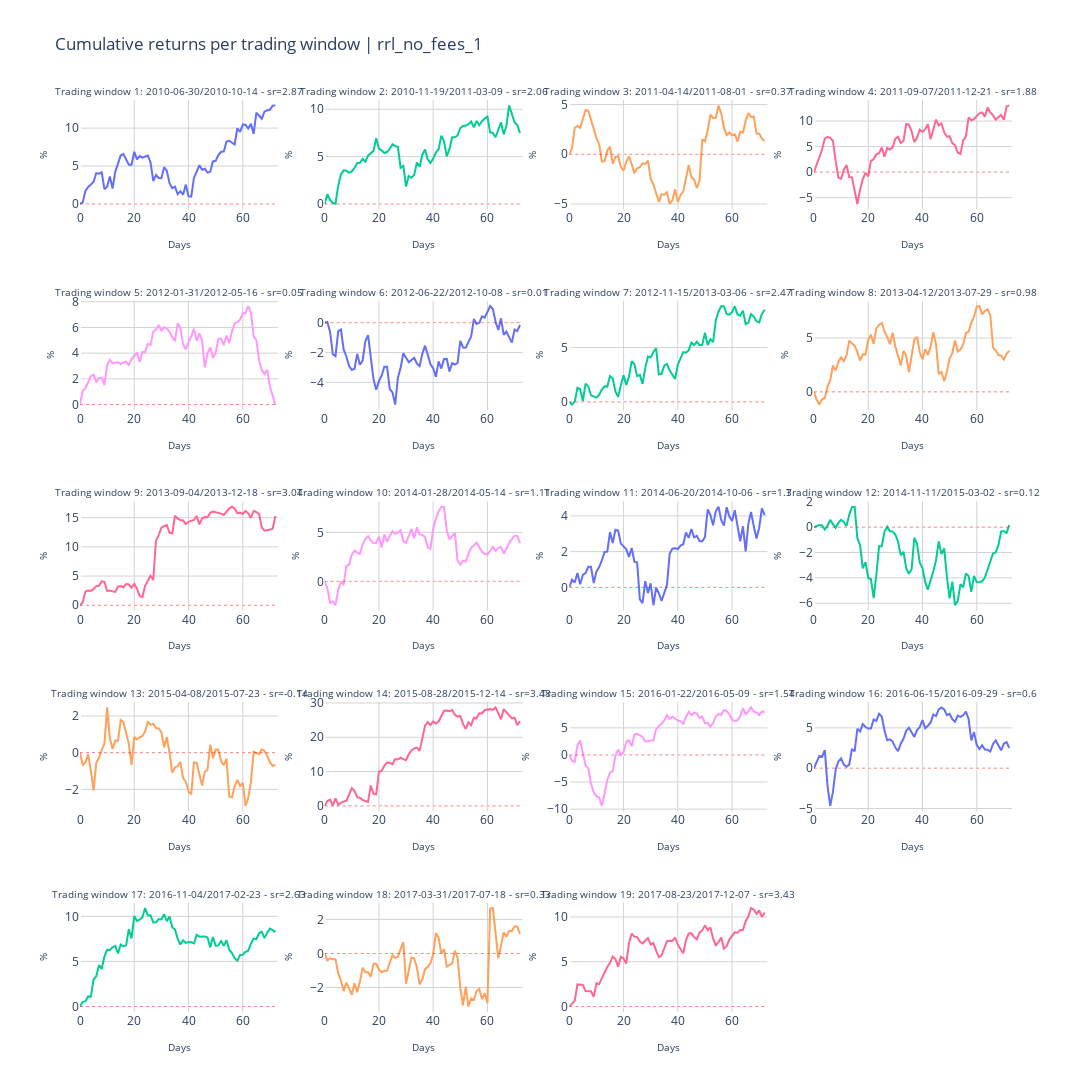

Write notebook code for a chart like this one.
### Code cell
metric ="Cumulative returns"
fig_title = f"{metric} per trading window | {setting}"

ncols = 4
nrows = generate_nrows(len(batch_names), ncols)

titles = generate_subplot_titles(batch_names)

fig = init_subplots(nrows, ncols, titles)
fig = populate_subplots(fig, df, batch_names, titles, ncols, y_varname=metric, initial_invest=initial_invest)

layout = generate_layout(
    fig_height=1200, 
    fig_width=1400, 
    fig_title=fig_title)
    
fig.update_layout(layout)

### Figure 1 — Plotly figure (JSON) as saved in the notebook; plotly's stock layout.template omitted (floating-point values rounded to 4 significant figures)
{"data": [{"name": " sr=2.87", "showlegend": false, "type": "scatter", "x": [0, 1, 2, 3, 4, 5, 6, 7, 8, 9, 10, 11, 12, 13, 14, 15, 16, 17, 18, 19, 20, 21, 22, 23, 24, 25, 26, 27, 28, 29, 30, 31, 32, 33, 34, 35, 36, 37, 38, 39, 40, 41, 42, 43, 44, 45, 46, 47, 48, 49, 50, 51, 52, 53, 54, 55, 56, 57, 58, 59, 60, 61, 62, 63, 64, 65, 66, 67, 68, 69, 70, 71, 72], "xaxis": "x", "y": [0, 0.203, 1.714, 2.25, 2.568, 2.926, 4.066, 3.993, 4.172, 1.953, 2.277, 3.634, 2.029, 4.248, 5.32, 6.407, 6.564, 5.875, 5.164, 5.171, 6.877, 5.878, 6.31, 6.098, 6.235, 6.373, 5.473, 3.032, 3.809, 3.43, 3.395, 4.845, 4.367, 2.738, 2.09, 2.275, 1.298, 1.679, 1.223, 2.551, 0.9985, 0.9747, 3.429, 4.193, 5.104, 4.511, 4.645, 4.125, 4.237, 5.61, 5.688, 6.436, 6.882, 6.914, 8.221, 8.333, 8.131, 7.833, 9.983, 9.489, 10.47, 10.43, 9.943, 10.58, 9.237, 12.02, 11.66, 11.24, 12.17, 12.35, 12.41, 12.96, 12.98], "yaxis": "y"}, {"line": {"color": "red", "dash": "dot", "width": 0.5}, "mode": "lines", "name": "No returns", "showlegend": false, "type": "scatter", "x": [0, 73], "xaxis": "x", "y": [0, 0], "yaxis": "y"}, {"name": " sr=2.06", "showlegend": false, "type": "scatter", "x": [0, 1, 2, 3, 4, 5, 6, 7, 8, 9, 10, 11, 12, 13, 14, 15, 16, 17, 18, 19, 20, 21, 22, 23, 24, 25, 26, 27, 28, 29, 30, 31, 32, 33, 34, 35, 36, 37, 38, 39, 40, 41, 42, 43, 44, 45, 46, 47, 48, 49, 50, 51, 52, 53, 54, 55, 56, 57, 58, 59, 60, 61, 62, 63, 64, 65, 66, 67, 68, 69, 70, 71, 72], "xaxis": "x2", "y": [0, 1.031, 0.4117, 0.1161, 0.02911, 1.932, 3.118, 3.547, 3.502, 3.284, 3.441, 3.803, 4.324, 4.351, 4.766, 4.457, 5.1, 5.389, 5.605, 6.934, 5.834, 5.669, 5.378, 5.482, 5.807, 6.313, 6.104, 6.036, 3.799, 4.017, 1.834, 2.949, 2.766, 3.071, 4.375, 3.933, 5.177, 5.747, 4.723, 4.321, 4.785, 5.424, 5.776, 7.218, 6.621, 5.031, 5.788, 7.041, 7.04, 7.232, 8.019, 8.232, 8.271, 8.42, 8.702, 8.095, 8.766, 8.316, 8.733, 9.008, 9.233, 7.547, 7.495, 7.043, 7.738, 8.629, 7.348, 8.237, 10.4, 9.522, 8.619, 8.324, 7.507], "yaxis": "y2"}, {"line": {"color": "red", "dash": "dot", "width": 0.5}, "mode": "lines", "name": "No returns", "showlegend": false, "type": "scatter", "x": [0, 73], "xaxis": "x2", "y": [0, 0], "yaxis": "y2"}, {"name": " sr=0.37", "showlegend": false, "type": "scatter", "x": [0, 1, 2, 3, 4, 5, 6, 7, 8, 9, 10, 11, 12, 13, 14, 15, 16, 17, 18, 19, 20, 21, 22, 23, 24, 25, 26, 27, 28, 29, 30, 31, 32, 33, 34, 35, 36, 37, 38, 39, 40, 41, 42, 43, 44, 45, 46, 47, 48, 49, 50, 51, 52, 53, 54, 55, 56, 57, 58, 59, 60, 61, 62, 63, 64, 65, 66, 67, 68, 69, 70, 71, 72], "xaxis": "x3", "y": [0, 0.6269, 2.647, 2.869, 2.654, 3.632, 4.462, 4.38, 3.428, 2.553, 1.652, 1.014, -0.7299, -0.7118, 0.391, 0.7662, -0.9507, -0.2634, -0.2012, -1.265, -1.637, -0.7754, -0.2151, -0.9932, -1.912, -1.407, -1.304, -0.9174, -0.9801, -0.6444, -2.483, -3.05, -3.85, -4.791, -4.029, -4.065, -3.822, -5.002, -4.626, -3.522, -4.814, -4.115, -3.738, -2.313, -1.088, -2.3, -2.533, -3.414, -2.688, 1.502, 1.31, 2.383, 3.989, 3.653, 3.669, 4.911, 4.106, 2.658, 1.926, 2.195, 1.9, 2.011, 1.275, 2.262, 2.183, 3.34, 4.137, 3.756, 3.786, 2.082, 2.075, 1.568, 1.328], "yaxis": "y3"}, {"line": {"color": "red", "dash": "dot", "width": 0.5}, "mode": "lines", "name": "No returns", "showlegend": false, "type": "scatter", "x": [0, 73], "xaxis": "x3", "y": [0, 0], "yaxis": "y3"}, {"name": " sr=1.88", "showlegend": false, "type": "scatter", "x": [0, 1, 2, 3, 4, 5, 6, 7, 8, 9, 10, 11, 12, 13, 14, 15, 16, 17, 18, 19, 20, 21, 22, 23, 24, 25, 26, 27, 28, 29, 30, 31, 32, 33, 34, 35, 36, 37, 38, 39, 40, 41, 42, 43, 44, 45, 46, 47, 48, 49, 50, 51, 52, 53, 54, 55, 56, 57, 58, 59, 60, 61, 62, 63, 64, 65, 66, 67, 68, 69, 70, 71, 72], "xaxis": "x4", "y": [0, 1.425, 2.689, 4.414, 6.549, 6.909, 6.691, 6.098, 2.196, -1.086, -1.345, 0.4303, 1.394, -0.9611, -0.9818, -3.313, -6.248, -3.396, -1.39, -0.1337, -0.8464, 2.198, 2.508, 3.509, 3.683, 4.821, 2.994, 4.732, 4.427, 4.902, 6.547, 6.912, 5.701, 6.094, 9.419, 9.292, 7.973, 5.885, 6.711, 8.286, 7.858, 8.396, 9.398, 6.436, 8.33, 10.28, 9.151, 9.533, 7.803, 6.944, 7.032, 5.68, 5.25, 3.843, 3.537, 6.208, 6.972, 10.73, 10.15, 10.39, 11.01, 11.51, 11.67, 10.84, 12.66, 11.72, 11.12, 10.28, 10.81, 11.2, 10.25, 12.86, 13.05], "yaxis": "y4"}, {"line": {"color": "red", "dash": "dot", "width": 0.5}, "mode": "lines", "name": "No returns", "showlegend": false, "type": "scatter", "x": [0, 73], "xaxis": "x4", "y": [0, 0], "yaxis": "y4"}, {"name": " sr=0.05", "showlegend": false, "type": "scatter", "x": [0, 1, 2, 3, 4, 5, 6, 7, 8, 9, 10, 11, 12, 13, 14, 15, 16, 17, 18, 19, 20, 21, 22, 23, 24, 25, 26, 27, 28, 29, 30, 31, 32, 33, 34, 35, 36, 37, 38, 39, 40, 41, 42, 43, 44, 45, 46, 47, 48, 49, 50, 51, 52, 53, 54, 55, 56, 57, 58, 59, 60, 61, 62, 63, 64, 65, 66, 67, 68, 69, 70, 71, 72], "xaxis": "x5", "y": [0, 1.093, 1.255, 1.736, 2.215, 2.332, 1.741, 2.055, 2.095, 1.538, 3.067, 3.479, 3.201, 3.262, 3.285, 3.156, 3.288, 3.339, 3.047, 3.535, 3.781, 4.051, 3.307, 4.093, 4.085, 4.716, 4.624, 5.669, 5.836, 6.159, 5.75, 6.014, 5.925, 5.66, 5.255, 4.942, 6.324, 5.987, 4.686, 4.29, 4.85, 5.283, 5.909, 4.963, 5.544, 4.963, 2.898, 3.983, 4.451, 3.65, 4.012, 5.1, 5.13, 4.628, 5.367, 4.788, 5.666, 6.32, 6.398, 6.59, 7.118, 7.096, 7.66, 7.168, 5.331, 5.016, 3.449, 2.687, 2.375, 2.715, 1.405, 0.6147, -0.002101], "yaxis": "y5"}, {"line": {"color": "red", "dash": "dot", "width": 0.5}, "mode": "lines", "name": "No returns", "showlegend": false, "type": "scatter", "x": [0, 73], "xaxis": "x5", "y": [0, 0], "yaxis": "y5"}, {"name": " sr=0.01", "showlegend": false, "type": "scatter", "x": [0, 1, 2, 3, 4, 5, 6, 7, 8, 9, 10, 11, 12, 13, 14, 15, 16, 17, 18, 19, 20, 21, 22, 23, 24, 25, 26, 27, 28, 29, 30, 31, 32, 33, 34, 35, 36, 37, 38, 39, 40, 41, 42, 43, 44, 45, 46, 47, 48, 49, 50, 51, 52, 53, 54, 55, 56, 57, 58, 59, 60, 61, 62, 63, 64, 65, 66, 67, 68, 69, 70, 71, 72], "xaxis": "x6", "y": [0, 0.05263, -0.6199, -2.116, -2.238, -0.5596, -0.4448, -1.789, -2.261, -2.897, -3.153, -3.094, -2.085, -2.82, -2.539, -1.233, -0.8268, -2.413, -3.774, -4.492, -3.918, -3.548, -2.943, -2.943, -4.445, -4.673, -5.485, -3.688, -3.015, -2.043, -2.315, -2.642, -2.492, -2.349, -2.748, -2.907, -2.085, -1.539, -2.141, -2.78, -3.05, -3.623, -2.591, -3.069, -2.43, -2.417, -3.265, -2.71, -2.799, -2.688, -1.225, -1.66, -1.681, -1.337, -0.9159, 0.2422, -0.08703, -0.01009, 0.4187, 0.3379, 0.7858, 1.11, 0.9168, 0.06361, -0.4866, 0.2916, -0.8149, -0.5961, -0.9649, -1.338, -0.4633, -0.5687, -0.1553], "yaxis": "y6"}, {"line": {"color": "red", "dash": "dot", "width": 0.5}, "mode": "lines", "name": "No returns", "showlegend": false, "type": "scatter", "x": [0, 73], "xaxis": "x6", "y": [0, 0], "yaxis": "y6"}, {"name": " sr=2.47", "showlegend": false, "type": "scatter", "x": [0, 1, 2, 3, 4, 5, 6, 7, 8, 9, 10, 11, 12, 13, 14, 15, 16, 17, 18, 19, 20, 21, 22, 23, 24, 25, 26, 27, 28, 29, 30, 31, 32, 33, 34, 35, 36, 37, 38, 39, 40, 41, 42, 43, 44, 45, 46, 47, 48, 49, 50, 51, 52, 53, 54, 55, 56, 57, 58, 59, 60, 61, 62, 63, 64, 65, 66, 67, 68, 69, 70, 71, 72], "xaxis": "x7", "y": [0, -0.2524, 0.0234, 1.294, 1.171, 0.08317, 1.681, 1.424, 0.5988, 0.4692, 0.3944, 0.6488, 1.127, 1.431, 1.406, 2.382, 2.158, 0.9572, 0.4751, 1.52, 2.459, 1.564, 2.341, 3.745, 3.47, 2.372, 2.486, 1.656, 3.13, 4.183, 4.097, 4.596, 4.917, 2.514, 2.576, 3.342, 3.497, 2.888, 2.509, 2.097, 3.423, 3.924, 4.577, 4.528, 4.747, 5.471, 5.226, 5.53, 5.235, 5.25, 6.372, 5.241, 5.77, 5.509, 7.513, 8.302, 8.817, 8.791, 8.091, 8.027, 8.274, 8.802, 8.052, 7.94, 8.403, 7.16, 7.305, 8.079, 7.853, 7.433, 7.326, 8.101, 8.486], "yaxis": "y7"}, {"line": {"color": "red", "dash": "dot", "width": 0.5}, "mode": "lines", "name": "No returns", "showlegend": false, "type": "scatter", "x": [0, 73], "xaxis": "x7", "y": [0, 0], "yaxis": "y7"}, {"name": " sr=0.98", "showlegend": false, "type": "scatter", "x": [0, 1, 2, 3, 4, 5, 6, 7, 8, 9, 10, 11, 12, 13, 14, 15, 16, 17, 18, 19, 20, 21, 22, 23, 24, 25, 26, 27, 28, 29, 30, 31, 32, 33, 34, 35, 36, 37, 38, 39, 40, 41, 42, 43, 44, 45, 46, 47, 48, 49, 50, 51, 52, 53, 54, 55, 56, 57, 58, 59, 60, 61, 62, 63, 64, 65, 66, 67, 68, 69, 70, 71, 72], "xaxis": "x8", "y": [0, -0.751, -1.183, -0.6871, -0.5658, 0.4734, 1.056, 2.449, 1.977, 2.782, 3.2, 2.844, 3.385, 4.751, 4.487, 4.28, 3.696, 2.907, 3.486, 3.478, 4.802, 5.314, 4.453, 5.891, 6.229, 6.384, 5.603, 5.095, 4.424, 5.497, 4.209, 3.442, 2.459, 3.785, 3.373, 1.835, 3.331, 4.86, 5.102, 3.695, 3.004, 3.961, 3.424, 4.215, 5.531, 4.432, 1.621, 1.855, 0.9794, 1.89, 3.082, 3.582, 4.765, 3.742, 3.923, 4.398, 5.465, 5.574, 6.414, 6.951, 7.908, 7.956, 7.184, 7.51, 7.661, 7.113, 4.129, 3.832, 3.415, 3.368, 3.004, 3.52, 3.823], "yaxis": "y8"}, {"line": {"color": "red", "dash": "dot", "width": 0.5}, "mode": "lines", "name": "No returns", "showlegend": false, "type": "scatter", "x": [0, 73], "xaxis": "x8", "y": [0, 0], "yaxis": "y8"}, {"name": " sr=3.04", "showlegend": false, "type": "scatter", "x": [0, 1, 2, 3, 4, 5, 6, 7, 8, 9, 10, 11, 12, 13, 14, 15, 16, 17, 18, 19, 20, 21, 22, 23, 24, 25, 26, 27, 28, 29, 30, 31, 32, 33, 34, 35, 36, 37, 38, 39, 40, 41, 42, 43, 44, 45, 46, 47, 48, 49, 50, 51, 52, 53, 54, 55, 56, 57, 58, 59, 60, 61, 62, 63, 64, 65, 66, 67, 68, 69, 70, 71, 72], "xaxis": "x9", "y": [0, 0.5179, 2.367, 2.534, 2.448, 2.746, 3.277, 3.336, 4.099, 4.016, 2.458, 2.54, 2.4, 2.293, 3.181, 3.299, 3.051, 3.617, 3.546, 3.014, 3.667, 2.819, 1.588, 1.4, 3.331, 4.148, 5.042, 4.33, 11.01, 12.01, 13.29, 13.54, 13.74, 12.41, 12.33, 15.33, 14.83, 14.6, 14.51, 13.92, 14.27, 14.46, 14.6, 15.28, 13.86, 14.89, 15.12, 15.08, 15.82, 16.06, 15.96, 15.86, 15.7, 15.46, 16.11, 16.55, 16.87, 16.56, 15.77, 15.87, 15.64, 16.16, 15.74, 14.94, 16.17, 15.97, 15.6, 13.34, 12.76, 12.91, 13.06, 13.08, 15.28], "yaxis": "y9"}, {"line": {"color": "red", "dash": "dot", "width": 0.5}, "mode": "lines", "name": "No returns", "showlegend": false, "type": "scatter", "x": [0, 73], "xaxis": "x9", "y": [0, 0], "yaxis": "y9"}, {"name": " sr=1.11", "showlegend": false, "type": "scatter", "x": [0, 1, 2, 3, 4, 5, 6, 7, 8, 9, 10, 11, 12, 13, 14, 15, 16, 17, 18, 19, 20, 21, 22, 23, 24, 25, 26, 27, 28, 29, 30, 31, 32, 33, 34, 35, 36, 37, 38, 39, 40, 41, 42, 43, 44, 45, 46, 47, 48, 49, 50, 51, 52, 53, 54, 55, 56, 57, 58, 59, 60, 61, 62, 63, 64, 65, 66, 67, 68, 69, 70, 71, 72], "xaxis": "x10", "y": [0, -0.7066, -2.188, -2.053, -2.443, -0.8942, -0.04595, -0.3632, 1.586, 1.661, 2.726, 3.156, 2.928, 2.799, 3.782, 4.317, 4.61, 4.144, 3.902, 3.887, 4.55, 3.441, 4.792, 4.026, 4.614, 5.113, 4.84, 4.969, 5.208, 4.11, 3.911, 4.565, 5.325, 4.39, 5.508, 4.79, 4.74, 4.532, 3.477, 3.317, 5.364, 6.374, 7.123, 7.597, 7.61, 5.212, 4.281, 4.591, 4.953, 2.11, 1.71, 2.105, 1.993, 2.804, 3.422, 3.67, 3.947, 3.473, 3.012, 2.788, 2.746, 3.115, 3.529, 3.103, 3.412, 3.504, 2.823, 3.315, 3.933, 4.296, 4.658, 4.64, 3.888], "yaxis": "y10"}, {"line": {"color": "red", "dash": "dot", "width": 0.5}, "mode": "lines", "name": "No returns", "showlegend": false, "type": "scatter", "x": [0, 73], "xaxis": "x10", "y": [0, 0], "yaxis": "y10"}, {"name": " sr=1.3", "showlegend": false, "type": "scatter", "x": [0, 1, 2, 3, 4, 5, 6, 7, 8, 9, 10, 11, 12, 13, 14, 15, 16, 17, 18, 19, 20, 21, 22, 23, 24, 25, 26, 27, 28, 29, 30, 31, 32, 33, 34, 35, 36, 37, 38, 39, 40, 41, 42, 43, 44, 45, 46, 47, 48, 49, 50, 51, 52, 53, 54, 55, 56, 57, 58, 59, 60, 61, 62, 63, 64, 65, 66, 67, 68, 69, 70, 71, 72], "xaxis": "x11", "y": [0, 0.4349, 0.2688, 0.8067, 0.1742, 0.7037, 0.8026, 1.153, 1.155, 0.243, 0.8817, 1.134, 1.507, 1.981, 2.001, 3.091, 2.483, 3.223, 3.184, 2.45, 2.292, 2.129, 1.712, 2.202, 1.422, 1.403, -0.6677, -0.8876, 0.3444, -0.3224, 0.2272, -1.0, -0.02414, -0.325, -0.7613, -0.3053, 0.1489, 1.877, 2.169, 2.186, 2.146, 2.34, 2.412, 3.07, 2.771, 3.267, 2.801, 2.886, 2.596, 2.569, 2.818, 4.368, 4.063, 3.477, 4.27, 4.512, 3.763, 3.456, 4.488, 3.96, 3.712, 4.315, 3.453, 2.583, 3.421, 2.017, 3.568, 4.217, 3.416, 2.734, 3.353, 4.428, 4.038], "yaxis": "y11"}, {"line": {"color": "red", "dash": "dot", "width": 0.5}, "mode": "lines", "name": "No returns", "showlegend": false, "type": "scatter", "x": [0, 73], "xaxis": "x11", "y": [0, 0], "yaxis": "y11"}, {"name": " sr=0.12", "showlegend": false, "type": "scatter", "x": [0, 1, 2, 3, 4, 5, 6, 7, 8, 9, 10, 11, 12, 13, 14, 15, 16, 17, 18, 19, 20, 21, 22, 23, 24, 25, 26, 27, 28, 29, 30, 31, 32, 33, 34, 35, 36, 37, 38, 39, 40, 41, 42, 43, 44, 45, 46, 47, 48, 49, 50, 51, 52, 53, 54, 55, 56, 57, 58, 59, 60, 61, 62, 63, 64, 65, 66, 67, 68, 69, 70, 71, 72], "xaxis": "x12", "y": [0, 0.08433, 0.1714, 0.1332, -0.1911, 0.1111, 0.5753, 0.2374, -0.04944, 0.3341, 0.5803, 0.4203, 0.09153, 0.9702, 1.584, 1.612, -0.8739, -1.411, -3.25, -2.759, -4.011, -4.095, -5.602, -3.772, -1.509, -1.508, -0.3686, 0.03166, -0.3018, -0.3457, -0.5797, -1.151, -2.229, -1.938, -3.234, -3.671, -3.315, -0.836, -1.308, -2.808, -3.221, -4.323, -4.924, -4.194, -3.507, -2.601, -1.122, -2.125, -1.679, -3.925, -5.623, -4.296, -6.162, -5.837, -4.493, -4.751, -3.65, -3.846, -5.108, -3.839, -4.347, -4.327, -4.272, -3.975, -3.374, -2.839, -2.082, -1.985, -1.399, -0.3311, -0.3138, -0.452, 0.1725], "yaxis": "y12"}, {"line": {"color": "red", "dash": "dot", "width": 0.5}, "mode": "lines", "name": "No returns", "showlegend": false, "type": "scatter", "x": [0, 73], "xaxis": "x12", "y": [0, 0], "yaxis": "y12"}, {"name": "0.14", "showlegend": false, "type": "scatter", "x": [0, 1, 2, 3, 4, 5, 6, 7, 8, 9, 10, 11, 12, 13, 14, 15, 16, 17, 18, 19, 20, 21, 22, 23, 24, 25, 26, 27, 28, 29, 30, 31, 32, 33, 34, 35, 36, 37, 38, 39, 40, 41, 42, 43, 44, 45, 46, 47, 48, 49, 50, 51, 52, 53, 54, 55, 56, 57, 58, 59, 60, 61, 62, 63, 64, 65, 66, 67, 68, 69, 70, 71, 72], "xaxis": "x13", "y": [0, -0.6563, -0.5356, -0.09111, -0.9718, -2.061, -0.5573, -0.2777, 0.1328, 0.4923, 2.467, 0.7822, 0.1956, 0.6551, 0.6459, 1.778, 1.677, 1.035, 0.4791, -0.6716, 0.8628, 0.7185, 0.8407, 0.9043, 1.146, 1.693, 1.528, 1.566, 1.344, 1.316, 1.117, 0.2847, 0.8567, -0.02892, -1.083, -0.8072, -0.7321, -0.5104, -1.389, -1.578, -2.11, -2.274, -0.5322, -0.553, -1.13, -1.789, -1.035, -0.9341, 0.436, -0.3003, 0.166, 0.1593, -0.4575, -0.6843, -0.331, -2.389, -2.439, -1.832, -1.48, -1.816, -1.65, -2.902, -2.477, -1.601, 0.05006, -0.0329, -0.08002, 0.1824, 0.0921, -0.178, -0.5222, -0.7158, -0.6717], "yaxis": "y13"}, {"line": {"color": "red", "dash": "dot", "width": 0.5}, "mode": "lines", "name": "No returns", "showlegend": false, "type": "scatter", "x": [0, 73], "xaxis": "x13", "y": [0, 0], "yaxis": "y13"}, {"name": " sr=3.48", "showlegend": false, "type": "scatter", "x": [0, 1, 2, 3, 4, 5, 6, 7, 8, 9, 10, 11, 12, 13, 14, 15, 16, 17, 18, 19, 20, 21, 22, 23, 24, 25, 26, 27, 28, 29, 30, 31, 32, 33, 34, 35, 36, 37, 38, 39, 40, 41, 42, 43, 44, 45, 46, 47, 48, 49, 50, 51, 52, 53, 54, 55, 56, 57, 58, 59, 60, 61, 62, 63, 64, 65, 66, 67, 68, 69, 70, 71, 72], "xaxis": "x14", "y": [0, 1.43, 1.84, 0.172, 2.165, 0.3819, 0.8946, 1.319, 1.476, 3.181, 5.153, 4.459, 2.482, 2.402, 1.699, 1.424, 1.154, 5.96, 3.483, 3.369, 10.01, 10.17, 11.66, 12.62, 12.55, 12.14, 13.65, 13.53, 14.03, 13.62, 13.31, 15.03, 16.17, 16.76, 16.95, 16.04, 19.45, 23.41, 24.41, 23.54, 24.62, 23.99, 24.58, 26.15, 27.74, 27.82, 27.61, 27.96, 26.55, 26.03, 26.24, 23.9, 22.42, 24.35, 23.54, 25.65, 25.59, 26.99, 26.95, 27.98, 28.03, 28.2, 28.0, 28.71, 27.0, 25.22, 28.23, 27.38, 26.55, 25.51, 25.69, 23.53, 24.72], "yaxis": "y14"}, {"line": {"color": "red", "dash": "dot", "width": 0.5}, "mode": "lines", "name": "No returns", "showlegend": false, "type": "scatter", "x": [0, 73], "xaxis": "x14", "y": [0, 0], "yaxis": "y14"}, {"name": " sr=1.54", "showlegend": false, "type": "scatter", "x": [0, 1, 2, 3, 4, 5, 6, 7, 8, 9, 10, 11, 12, 13, 14, 15, 16, 17, 18, 19, 20, 21, 22, 23, 24, 25, 26, 27, 28, 29, 30, 31, 32, 33, 34, 35, 36, 37, 38, 39, 40, 41, 42, 43, 44, 45, 46, 47, 48, 49, 50, 51, 52, 53, 54, 55, 56, 57, 58, 59, 60, 61, 62, 63, 64, 65, 66, 67, 68, 69, 70, 71, 72], "xaxis": "x15", "y": [0, -1.06, -1.319, 1.762, 2.663, 0.4563, -1.948, -2.468, -5.316, -6.901, -7.605, -7.857, -9.408, -7.176, -4.647, -3.332, -2.978, -0.1892, 1.027, 0.006381, 0.548, 2.414, 2.712, 1.619, 3.762, 3.907, 3.581, 3.319, 2.446, 2.597, 2.681, 2.669, 4.716, 5.308, 5.682, 6.401, 7.316, 6.656, 7.064, 6.69, 6.355, 6.215, 5.751, 7.021, 7.974, 7.365, 7.772, 7.668, 6.782, 7.105, 5.867, 5.925, 5.182, 5.891, 7.103, 7.588, 7.428, 8.283, 8.106, 7.491, 6.553, 6.258, 6.435, 7.139, 8.642, 7.55, 8.006, 8.78, 8.026, 7.813, 7.386, 8.034, 7.844], "yaxis": "y15"}, {"line": {"color": "red", "dash": "dot", "width": 0.5}, "mode": "lines", "name": "No returns", "showlegend": false, "type": "scatter", "x": [0, 73], "xaxis": "x15", "y": [0, 0], "yaxis": "y15"}, {"name": " sr=0.6", "showlegend": false, "type": "scatter", "x": [0, 1, 2, 3, 4, 5, 6, 7, 8, 9, 10, 11, 12, 13, 14, 15, 16, 17, 18, 19, 20, 21, 22, 23, 24, 25, 26, 27, 28, 29, 30, 31, 32, 33, 34, 35, 36, 37, 38, 39, 40, 41, 42, 43, 44, 45, 46, 47, 48, 49, 50, 51, 52, 53, 54, 55, 56, 57, 58, 59, 60, 61, 62, 63, 64, 65, 66, 67, 68, 69, 70, 71, 72], "xaxis": "x16", "y": [0, 0.7856, 1.521, 1.421, 2.243, -2.192, -4.679, -2.946, -0.1868, 0.8281, 1.21, 0.4492, 0.181, 0.445, 2.387, 2.096, 4.886, 4.565, 5.459, 5.108, 4.91, 4.918, 6.034, 5.863, 6.748, 6.405, 4.676, 3.46, 3.584, 3.301, 2.551, 2.126, 3.037, 3.65, 4.626, 5.017, 4.41, 3.876, 4.728, 5.097, 5.97, 4.961, 5.267, 5.666, 6.655, 6.455, 7.278, 7.538, 7.296, 6.575, 6.746, 6.08, 5.76, 6.522, 6.354, 6.556, 7.004, 6.097, 3.444, 4.47, 2.866, 2.377, 2.851, 2.317, 2.293, 2.07, 2.994, 3.454, 2.82, 2.216, 3.044, 3.22, 2.518], "yaxis": "y16"}, {"line": {"color": "red", "dash": "dot", "width": 0.5}, "mode": "lines", "name": "No returns", "showlegend": false, "type": "scatter", "x": [0, 73], "xaxis": "x16", "y": [0, 0], "yaxis": "y16"}, {"name": " sr=2.63", "showlegend": false, "type": "scatter", "x": [0, 1, 2, 3, 4, 5, 6, 7, 8, 9, 10, 11, 12, 13, 14, 15, 16, 17, 18, 19, 20, 21, 22, 23, 24, 25, 26, 27, 28, 29, 30, 31, 32, 33, 34, 35, 36, 37, 38, 39, 40, 41, 42, 43, 44, 45, 46, 47, 48, 49, 50, 51, 52, 53, 54, 55, 56, 57, 58, 59, 60, 61, 62, 63, 64, 65, 66, 67, 68, 69, 70, 71, 72], "xaxis": "x17", "y": [0, 0.52, 0.5662, 1.12, 1.098, 2.993, 3.352, 4.598, 4.155, 5.573, 6.289, 6.273, 6.557, 6.722, 5.882, 6.868, 6.681, 6.781, 8.564, 7.553, 10.03, 9.493, 9.625, 9.886, 10.92, 10.11, 10.11, 9.317, 9.332, 9.7, 9.662, 10.22, 9.454, 9.982, 8.797, 8.538, 7.523, 6.875, 7.351, 7.051, 7.141, 7.131, 6.989, 7.939, 7.748, 7.766, 7.773, 7.643, 6.574, 7.71, 6.746, 6.775, 7.261, 6.726, 7.345, 6.315, 5.925, 5.361, 5.084, 5.724, 5.734, 6.053, 6.194, 6.965, 7.537, 7.474, 8.12, 8.292, 7.579, 8.191, 8.632, 8.463, 8.245], "yaxis": "y17"}, {"line": {"color": "red", "dash": "dot", "width": 0.5}, "mode": "lines", "name": "No returns", "showlegend": false, "type": "scatter", "x": [0, 73], "xaxis": "x17", "y": [0, 0], "yaxis": "y17"}, {"name": " sr=0.33", "showlegend": false, "type": "scatter", "x": [0, 1, 2, 3, 4, 5, 6, 7, 8, 9, 10, 11, 12, 13, 14, 15, 16, 17, 18, 19, 20, 21, 22, 23, 24, 25, 26, 27, 28, 29, 30, 31, 32, 33, 34, 35, 36, 37, 38, 39, 40, 41, 42, 43, 44, 45, 46, 47, 48, 49, 50, 51, 52, 53, 54, 55, 56, 57, 58, 59, 60, 61, 62, 63, 64, 65, 66, 67, 68, 69, 70, 71, 72], "xaxis": "x18", "y": [0, -0.4045, -0.2839, -0.3453, -0.3378, -1.177, -1.595, -2.214, -1.72, -2.077, -2.422, -1.756, -2.277, -1.657, -0.8368, -1.093, -1.101, -1.363, -0.6039, -0.606, -0.9482, -1.102, -1.03, -1.008, -0.5297, -0.107, -0.2664, -0.1841, 0.2485, 0.6685, -1.779, -0.9209, -0.232, -0.3009, -0.8128, -1.821, -1.517, -0.9227, -0.7942, -0.5732, -0.03874, 1.198, 0.9122, 0.001073, 0.2515, -0.7788, -0.6953, -0.5826, 0.1679, -0.2672, -2.012, -3.054, -1.951, -3.119, -2.647, -2.732, -2.197, -2.083, -2.697, -2.336, -2.922, 2.647, 2.668, 1.127, -0.2744, 0.4353, 1.252, 0.9792, 1.313, 1.32, 1.598, 1.575, 1.146], "yaxis": "y18"}, {"line": {"color": "red", "dash": "dot", "width": 0.5}, "mode": "lines", "name": "No returns", "showlegend": false, "type": "scatter", "x": [0, 73], "xaxis": "x18", "y": [0, 0], "yaxis": "y18"}, {"name": " sr=3.43", "showlegend": false, "type": "scatter", "x": [0, 1, 2, 3, 4, 5, 6, 7, 8, 9, 10, 11, 12, 13, 14, 15, 16, 17, 18, 19, 20, 21, 22, 23, 24, 25, 26, 27, 28, 29, 30, 31, 32, 33, 34, 35, 36, 37, 38, 39, 40, 41, 42, 43, 44, 45, 46, 47, 48, 49, 50, 51, 52, 53, 54, 55, 56, 57, 58, 59, 60, 61, 62, 63, 64, 65, 66, 67, 68, 69, 70, 71, 72], "xaxis": "x19", "y": [0, 0.2717, 0.633, 2.468, 2.453, 2.417, 1.719, 1.707, 1.701, 1.099, 2.589, 2.498, 3.263, 3.805, 4.401, 4.878, 5.592, 5.305, 4.436, 5.557, 5.38, 4.805, 7.11, 8.145, 7.809, 7.753, 7.259, 7.045, 7.373, 7.627, 6.92, 7.09, 6.238, 5.515, 5.68, 6.59, 7.293, 7.357, 7.326, 7.707, 6.893, 6.43, 5.947, 7.386, 8.167, 8.169, 7.745, 7.508, 8.254, 8.494, 9.065, 8.536, 8.839, 7.615, 6.802, 7.217, 7.709, 6.468, 6.74, 7.475, 7.945, 8.281, 8.237, 8.536, 8.57, 9.533, 10.06, 11.0, 10.82, 10.33, 10.73, 9.999, 10.49], "yaxis": "y19"}, {"line": {"color": "red", "dash": "dot", "width": 0.5}, "mode": "lines", "name": "No returns", "showlegend": false, "type": "scatter", "x": [0, 73], "xaxis": "x19", "y": [0, 0], "yaxis": "y19"}], "layout": {"annotations": [{"font": {"size": 10}, "showarrow": false, "text": "Trading window 1: 2010-06-30/2010-10-14 - sr=2.87", "x": 0.1062, "xanchor": "center", "xref": "paper", "y": 1, "yanchor": "bottom", "yref": "paper"}, {"font": {"size": 10}, "showarrow": false, "text": "Trading window 2: 2010-11-19/2011-03-09 - sr=2.06", "x": 0.3688, "xanchor": "center", "xref": "paper", "y": 1, "yanchor": "bottom", "yref": "paper"}, {"font": {"size": 10}, "showarrow": false, "text": "Trading window 3: 2011-04-14/2011-08-01 - sr=0.37", "x": 0.6313, "xanchor": "center", "xref": "paper", "y": 1, "yanchor": "bottom", "yref": "paper"}, {"font": {"size": 10}, "showarrow": false, "text": "Trading window 4: 2011-09-07/2011-12-21 - sr=1.88", "x": 0.8938, "xanchor": "center", "xref": "paper", "y": 1, "yanchor": "bottom", "yref": "paper"}, {"font": {"size": 10}, "showarrow": false, "text": "Trading window 5: 2012-01-31/2012-05-16 - sr=0.05", "x": 0.1062, "xanchor": "center", "xref": "paper", "y": 0.78, "yanchor": "bottom", "yref": "paper"}, {"font": {"size": 10}, "showarrow": false, "text": "Trading window 6: 2012-06-22/2012-10-08 - sr=0.01", "x": 0.3688, "xanchor": "center", "xref": "paper", "y": 0.78, "yanchor": "bottom", "yref": "paper"}, {"font": {"size": 10}, "showarrow": false, "text": "Trading window 7: 2012-11-15/2013-03-06 - sr=2.47", "x": 0.6313, "xanchor": "center", "xref": "paper", "y": 0.78, "yanchor": "bottom", "yref": "paper"}, {"font": {"size": 10}, "showarrow": false, "text": "Trading window 8: 2013-04-12/2013-07-29 - sr=0.98", "x": 0.8938, "xanchor": "center", "xref": "paper", "y": 0.78, "yanchor": "bottom", "yref": "paper"}, {"font": {"size": 10}, "showarrow": false, "text": "Trading window 9: 2013-09-04/2013-12-18 - sr=3.04", "x": 0.1062, "xanchor": "center", "xref": "paper", "y": 0.56, "yanchor": "bottom", "yref": "paper"}, {"font": {"size": 10}, "showarrow": false, "text": "Trading window 10: 2014-01-28/2014-05-14 - sr=1.11", "x": 0.3688, "xanchor": "center", "xref": "paper", "y": 0.56, "yanchor": "bottom", "yref": "paper"}, {"font": {"size": 10}, "showarrow": false, "text": "Trading window 11: 2014-06-20/2014-10-06 - sr=1.3", "x": 0.6313, "xanchor": "center", "xref": "paper", "y": 0.56, "yanchor": "bottom", "yref": "paper"}, {"font": {"size": 10}, "showarrow": false, "text": "Trading window 12: 2014-11-11/2015-03-02 - sr=0.12", "x": 0.8938, "xanchor": "center", "xref": "paper", "y": 0.56, "yanchor": "bottom", "yref": "paper"}, {"font": {"size": 10}, "showarrow": false, "text": "Trading window 13: 2015-04-08/2015-07-23 - sr=-0.14", "x": 0.1062, "xanchor": "center", "xref": "paper", "y": 0.34, "yanchor": "bottom", "yref": "paper"}, {"font": {"size": 10}, "showarrow": false, "text": "Trading window 14: 2015-08-28/2015-12-14 - sr=3.48", "x": 0.3688, "xanchor": "center", "xref": "paper", "y": 0.34, "yanchor": "bottom", "yref": "paper"}, {"font": {"size": 10}, "showarrow": false, "text": "Trading window 15: 2016-01-22/2016-05-09 - sr=1.54", "x": 0.6313, "xanchor": "center", "xref": "paper", "y": 0.34, "yanchor": "bottom", "yref": "paper"}, {"font": {"size": 10}, "showarrow": false, "text": "Trading window 16: 2016-06-15/2016-09-29 - sr=0.6", "x": 0.8938, "xanchor": "center", "xref": "paper", "y": 0.34, "yanchor": "bottom", "yref": "paper"}, {"font": {"size": 10}, "showarrow": false, "text": "Trading window 17: 2016-11-04/2017-02-23 - sr=2.63", "x": 0.1062, "xanchor": "center", "xref": "paper", "y": 0.12, "yanchor": "bottom", "yref": "paper"}, {"font": {"size": 10}, "showarrow": false, "text": "Trading window 18: 2017-03-31/2017-07-18 - sr=0.33", "x": 0.3688, "xanchor": "center", "xref": "paper", "y": 0.12, "yanchor": "bottom", "yref": "paper"}, {"font": {"size": 10}, "showarrow": false, "text": "Trading window 19: 2017-08-23/2017-12-07 - sr=3.43", "x": 0.6313, "xanchor": "center", "xref": "paper", "y": 0.12, "yanchor": "bottom", "yref": "paper"}], "height": 1200, "plot_bgcolor": "white", "title": {"text": "Cumulative returns per trading window | rrl_no_fees_1"}, "width": 1400, "xaxis": {"anchor": "y", "domain": [0, 0.2125], "gridcolor": "lightgrey", "title": {"font": {"size": 10}, "text": "Days"}}, "xaxis10": {"anchor": "y10", "domain": [0.2625, 0.475], "gridcolor": "lightgrey", "title": {"font": {"size": 10}, "text": "Days"}}, "xaxis11": {"anchor": "y11", "domain": [0.525, 0.7375], "gridcolor": "lightgrey", "title": {"font": {"size": 10}, "text": "Days"}}, "xaxis12": {"anchor": "y12", "domain": [0.7875, 1], "gridcolor": "lightgrey", "title": {"font": {"size": 10}, "text": "Days"}}, "xaxis13": {"anchor": "y13", "domain": [0, 0.2125], "gridcolor": "lightgrey", "title": {"font": {"size": 10}, "text": "Days"}}, "xaxis14": {"anchor": "y14", "domain": [0.2625, 0.475], "gridcolor": "lightgrey", "title": {"font": {"size": 10}, "text": "Days"}}, "xaxis15": {"anchor": "y15", "domain": [0.525, 0.7375], "gridcolor": "lightgrey", "title": {"font": {"size": 10}, "text": "Days"}}, "xaxis16": {"anchor": "y16", "domain": [0.7875, 1], "gridcolor": "lightgrey", "title": {"font": {"size": 10}, "text": "Days"}}, "xaxis17": {"anchor": "y17", "domain": [0, 0.2125], "gridcolor": "lightgrey", "title": {"font": {"size": 10}, "text": "Days"}}, "xaxis18": {"anchor": "y18", "domain": [0.2625, 0.475], "gridcolor": "lightgrey", "title": {"font": {"size": 10}, "text": "Days"}}, "xaxis19": {"anchor": "y19", "domain": [0.525, 0.7375], "gridcolor": "lightgrey", "title": {"font": {"size": 10}, "text": "Days"}}, "xaxis2": {"anchor": "y2", "domain": [0.2625, 0.475], "gridcolor": "lightgrey", "title": {"font": {"size": 10}, "text": "Days"}}, "xaxis20": {"anchor": "y20", "domain": [0.7875, 1]}, "xaxis3": {"anchor": "y3", "domain": [0.525, 0.7375], "gridcolor": "lightgrey", "title": {"font": {"size": 10}, "text": "Days"}}, "xaxis4": {"anchor": "y4", "domain": [0.7875, 1], "gridcolor": "lightgrey", "title": {"font": {"size": 10}, "text": "Days"}}, "xaxis5": {"anchor": "y5", "domain": [0, 0.2125], "gridcolor": "lightgrey", "title": {"font": {"size": 10}, "text": "Days"}}, "xaxis6": {"anchor": "y6", "domain": [0.2625, 0.475], "gridcolor": "lightgrey", "title": {"font": {"size": 10}, "text": "Days"}}, "xaxis7": {"anchor": "y7", "domain": [0.525, 0.7375], "gridcolor": "lightgrey", "title": {"font": {"size": 10}, "text": "Days"}}, "xaxis8": {"anchor": "y8", "domain": [0.7875, 1], "gridcolor": "lightgrey", "title": {"font": {"size": 10}, "text": "Days"}}, "xaxis9": {"anchor": "y9", "domain": [0, 0.2125], "gridcolor": "lightgrey", "title": {"font": {"size": 10}, "text": "Days"}}, "yaxis": {"anchor": "x", "domain": [0.88, 1], "gridcolor": "lightgrey", "showticklabels": true, "title": {"font": {"size": 10}, "text": "%"}}, "yaxis10": {"anchor": "x10", "domain": [0.44, 0.56], "gridcolor": "lightgrey", "showticklabels": true, "title": {"font": {"size": 10}, "text": "%"}}, "yaxis11": {"anchor": "x11", "domain": [0.44, 0.56], "gridcolor": "lightgrey", "showticklabels": true, "title": {"font": {"size": 10}, "text": "%"}}, "yaxis12": {"anchor": "x12", "domain": [0.44, 0.56], "gridcolor": "lightgrey", "showticklabels": true, "title": {"font": {"size": 10}, "text": "%"}}, "yaxis13": {"anchor": "x13", "domain": [0.22, 0.34], "gridcolor": "lightgrey", "showticklabels": true, "title": {"font": {"size": 10}, "text": "%"}}, "yaxis14": {"anchor": "x14", "domain": [0.22, 0.34], "gridcolor": "lightgrey", "showticklabels": true, "title": {"font": {"size": 10}, "text": "%"}}, "yaxis15": {"anchor": "x15", "domain": [0.22, 0.34], "gridcolor": "lightgrey", "showticklabels": true, "title": {"font": {"size": 10}, "text": "%"}}, "yaxis16": {"anchor": "x16", "domain": [0.22, 0.34], "gridcolor": "lightgrey", "showticklabels": true, "title": {"font": {"size": 10}, "text": "%"}}, "yaxis17": {"anchor": "x17", "domain": [0, 0.12], "gridcolor": "lightgrey", "showticklabels": true, "title": {"font": {"size": 10}, "text": "%"}}, "yaxis18": {"anchor": "x18", "domain": [0, 0.12], "gridcolor": "lightgrey", "showticklabels": true, "title": {"font": {"size": 10}, "text": "%"}}, "yaxis19": {"anchor": "x19", "domain": [0, 0.12], "gridcolor": "lightgrey", "showticklabels": true, "title": {"font": {"size": 10}, "text": "%"}}, "yaxis2": {"anchor": "x2", "domain": [0.88, 1], "gridcolor": "lightgrey", "showticklabels": true, "title": {"font": {"size": 10}, "text": "%"}}, "yaxis20": {"anchor": "x20", "domain": [0, 0.12]}, "yaxis3": {"anchor": "x3", "domain": [0.88, 1], "gridcolor": "lightgrey", "showticklabels": true, "title": {"font": {"size": 10}, "text": "%"}}, "yaxis4": {"anchor": "x4", "domain": [0.88, 1], "gridcolor": "lightgrey", "showticklabels": true, "title": {"font": {"size": 10}, "text": "%"}}, "yaxis5": {"anchor": "x5", "domain": [0.66, 0.78], "gridcolor": "lightgrey", "showticklabels": true, "title": {"font": {"size": 10}, "text": "%"}}, "yaxis6": {"anchor": "x6", "domain": [0.66, 0.78], "gridcolor": "lightgrey", "showticklabels": true, "title": {"font": {"size": 10}, "text": "%"}}, "yaxis7": {"anchor": "x7", "domain": [0.66, 0.78], "gridcolor": "lightgrey", "showticklabels": true, "title": {"font": {"size": 10}, "text": "%"}}, "yaxis8": {"anchor": "x8", "domain": [0.66, 0.78], "gridcolor": "lightgrey", "showticklabels": true, "title": {"font": {"size": 10}, "text": "%"}}, "yaxis9": {"anchor": "x9", "domain": [0.44, 0.56], "gridcolor": "lightgrey", "showticklabels": true, "title": {"font": {"size": 10}, "text": "%"}}}}
